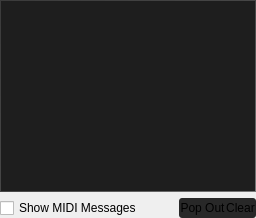
        <widget class="QWidget" name="pageMasterOutput">
         <layout class="QGridLayout" name="gridLayout_8">
          <property name="leftMargin">
           <number>0</number>
          </property>
          <property name="topMargin">
           <number>0</number>
          </property>
          <property name="rightMargin">
           <number>0</number>
          </property>
          <property name="bottomMargin">
           <number>0</number>
          </property>
          <item row="1" column="0">
           <widget class="QCheckBox" name="checkBox_ConsoleShowMidiMessages">
            <property name="toolTip">
             <string>Show received MIDI messages in console</string>
            </property>
            <property name="text">
             <string>Show MIDI Messages</string>
            </property>
           </widget>
          </item>
          <item row="0" column="0" colspan="3">
           <widget class="QTextBrowser" name="textBrowser">
            <property name="maximumSize">
             <size>
              <width>16777215</width>
              <height>16777215</height>
             </size>
            </property>
            <property name="font">
             <font>
              <family>Lucida Sans</family>
              <pointsize>8</pointsize>
              <weight>50</weight>
              <italic>false</italic>
              <bold>false</bold>
             </font>
            </property>
            <property name="styleSheet">
             <string notr="true">QTextBrowser{
	
	background-color: rgb(30,30,30);
	color: rgb(150,150,150);
	border: 1px solid;
	
	border-top-color: qlineargradient(spread:pad, x1:1, y1:0, x2:0, y2:0, stop:0 rgba(70, 70, 70, 255), stop:1 rgba(59, 59, 59, 255));
	border-left-color: qlineargradient(spread:pad, x1:0, y1:1, x2:0, y2:0, stop:0 rgba(70, 70, 70, 255), stop:1 rgba(59, 59, 59, 255));
border-right-color: qlineargradient(spread:pad, x1:0, y1:1, x2:0, y2:0, stop:0 rgba(120, 120, 120, 255), stop:1 rgba(70, 70, 70, 255));
border-bottom-color: qlineargradient(spread:pad, x1:1, y1:0, x2:0, y2:0, stop:0 rgba(120, 120, 120, 255), stop:1 rgba(70, 70, 70, 255));
}</string>
            </property>
            <property name="html">
             <string>&lt;!DOCTYPE HTML PUBLIC &quot;-//W3C//DTD HTML 4.0//EN&quot; &quot;http://www.w3.org/TR/REC-html40/strict.dtd&quot;&gt;
&lt;html&gt;&lt;head&gt;&lt;meta name=&quot;qrichtext&quot; content=&quot;1&quot; /&gt;&lt;style type=&quot;text/css&quot;&gt;
p, li { white-space: pre-wrap; }
&lt;/style&gt;&lt;/head&gt;&lt;body style=&quot; font-family:'Lucida Sans'; font-size:8pt; font-weight:400; font-style:normal;&quot;&gt;
&lt;p style=&quot;-qt-paragraph-type:empty; margin-top:0px; margin-bottom:0px; margin-left:0px; margin-right:0px; -qt-block-indent:0; text-indent:0px;&quot;&gt;&lt;br /&gt;&lt;/p&gt;&lt;/body&gt;&lt;/html&gt;</string>
            </property>
           </widget>
          </item>
          <item row="1" column="2">
           <widget class="QFrame" name="frame_18">
            <property name="sizePolicy">
             <sizepolicy hsizetype="Maximum" vsizetype="Preferred">
              <horstretch>0</horstretch>
              <verstretch>0</verstretch>
             </sizepolicy>
            </property>
            <property name="styleSheet">
             <string notr="true">QFrame{
	background: rgb(40,40,40);
    padding: 1px;
	border-radius: 3px;
}

</string>
            </property>
            <property name="frameShape">
             <enum>QFrame::StyledPanel</enum>
            </property>
            <property name="frameShadow">
             <enum>QFrame::Raised</enum>
            </property>
            <layout class="QHBoxLayout" name="horizontalLayout_22">
             <property name="spacing">
              <number>1</number>
             </property>
             <property name="leftMargin">
              <number>0</number>
             </property>
             <property name="topMargin">
              <number>0</number>
             </property>
             <property name="rightMargin">
              <number>0</number>
             </property>
             <property name="bottomMargin">
              <number>0</number>
             </property>
             <item>
              <widget class="QPushButton" name="pushButton_ShowConsole">
               <property name="sizePolicy">
                <sizepolicy hsizetype="Maximum" vsizetype="Fixed">
                 <horstretch>0</horstretch>
                 <verstretch>0</verstretch>
                </sizepolicy>
               </property>
               <property name="toolTip">
                <string>Show pop-out console</string>
               </property>
               <property name="styleSheet">
                <string notr="true">border-top-right-radius: 0;
border-bottom-right-radius: 0;
</string>
               </property>
               <property name="text">
                <string>Pop Out</string>
               </property>
              </widget>
             </item>
             <item>
              <widget class="QPushButton" name="pushButton_ClearConsole">
               <property name="maximumSize">
                <size>
                 <width>50</width>
                 <height>16777215</height>
                </size>
               </property>
               <property name="toolTip">
                <string>Clear console</string>
               </property>
               <property name="styleSheet">
                <string notr="true">border-top-left-radius: 0;
border-bottom-left-radius: 0;
</string>
               </property>
               <property name="text">
                <string>Clear</string>
               </property>
              </widget>
             </item>
            </layout>
           </widget>
          </item>
         </layout>
        </widget>
